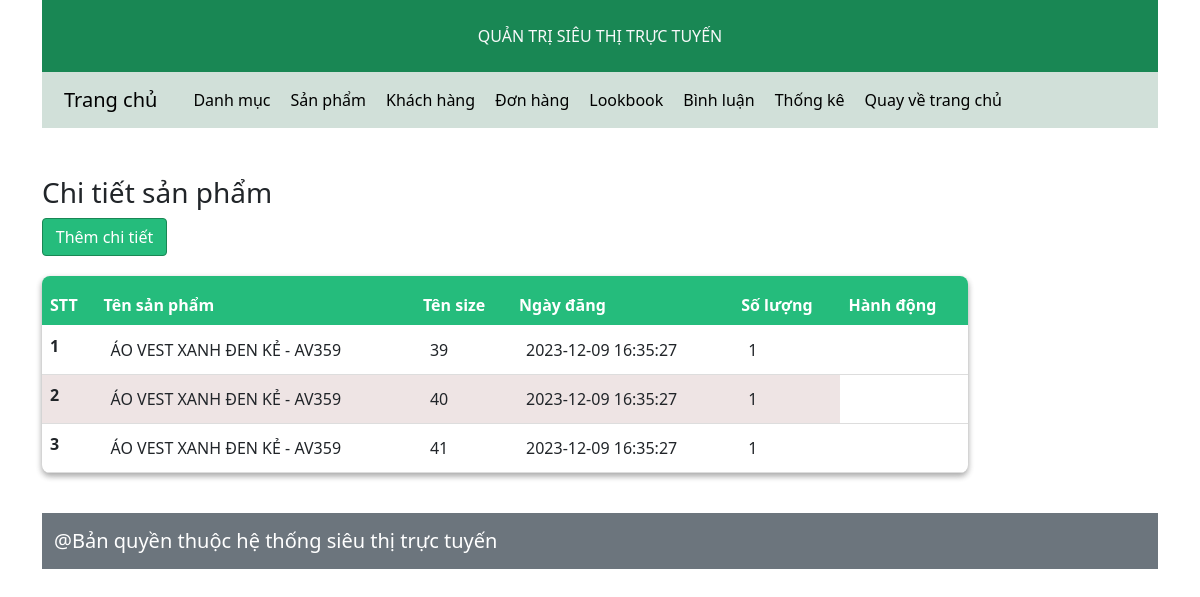
/admin/index.php?act=listattr&id=1, run on the app's committed database.
### tables this page shows
CREATE TABLE `product_attributes` (
  `id` int(11) NOT NULL,
  `id_pro` int(11) DEFAULT NULL,
  `id_size` int(11) NOT NULL DEFAULT 6,
  `added_on` datetime DEFAULT current_timestamp(),
  `quantity` int(11) DEFAULT 1,
  `status` int(11) DEFAULT 0
);

CREATE TABLE `products` (
  `id` int(11) NOT NULL,
  `name` varchar(255) DEFAULT NULL,
  `price` int(15) DEFAULT NULL,
  `image` varchar(255) DEFAULT NULL,
  `view` int(11) NOT NULL DEFAULT 0,
  `description` varchar(255) DEFAULT NULL,
  `id_cat` int(11) DEFAULT NULL
);

CREATE TABLE `sizes` (
  `id` int(11) NOT NULL,
  `name` varchar(255) DEFAULT NULL
);

### model/pdo.php (called while the page is built, shortened)
<?php
function pdo_get_connection()
{
    $servername = "localhost";
    $username = "root";
    $password = "";
    try {
        $conn = new PDO("mysql:host=$servername;dbname=duan1", $username, $password);
        $conn->setAttribute(PDO::ATTR_ERRMODE, PDO::ERRMODE_EXCEPTION);
        return $conn;
    } catch (PDOException $e) {
        echo "Connection failed: " . $e->getMessage();
    }
}
function pdo_query($sql)
{
    $sql_args = array_slice(func_get_args(), 1);
    try {
        $conn = pdo_get_connection();
        $stmt = $conn->prepare($sql);
        $stmt->execute($sql_args);
        $rows = $stmt->fetchAll();
        return $rows;
    } catch (PDOException $e) {
        throw $e;
    } finally {
        unset($conn);
    }
}

### model/products.php (called while the page is built, shortened)
<?php
function list_attribute_pro($idpro)
{
    $sql = "
    SELECT DISTINCT product_attributes.id, products.name as namepro, sizes.name as namesize , product_attributes.added_on, sum(product_attributes.quantity) as quantity, product_attributes.status
    from `product_attributes`
    JOIN  products ON product_attributes.id_pro = products.id
    JOIN sizes on product_attributes.id_size = sizes.id
    where id_pro = $idpro
group by namesize
     ";
    $result = pdo_query($sql);
    return $result;
}

### admin/product_attributes/list-product-attributes.php (the view)
<div class="col-md-10">
    <h3>Chi tiết sản phẩm</h3>
    <a href="?act=addattribute" class="btn btn-success" style="width:125px;background-color:#25bc7c">Thêm chi tiết</a>
    <table class="table" id="table_sta" style="border: 1px black;">
        <thead style="border: 1px;">
            <tr>
                <th scope="col">STT</th>
                <th scope="col">Tên sản phẩm</th>
                <th scope="col">Tên size</th>
                <th scope="col">Ngày đăng</th>
                <th scope="col">Số lượng</th>
                <th scope="col" >Hành động</th>
            </tr>
        </thead>
        <tbody >
            <?php foreach($list_attributes as $key => $value): ?>
            <tr >
                <th  scope="row">
                    <?php echo $key + 1; ?>
                </th>
                <td >
                    <?php echo $value['namepro']; ?>
                </td>
                <td >
                    <?php echo $value['namesize']; ?>
                </td>
                <td >
                    <?php echo $value['added_on']; ?>
                </td>
                <td >
                    <?php echo $value['quantity']; ?>
                </td>
            </tr>
            <?php endforeach; ?>
        </tbody>
    </table>
</div>

### css/admin.css (style rules this page uses)
#table_sta { width: 100%; border-collapse: collapse; margin: 20px 0; box-shadow: rgba(0, 0, 0, 0.16) 0px 3px 6px, rgba(0, 0, 0, 0.23) 0px 3px 6px; border-radius: 8px; overflow: hidden; }
#table_sta thead tr { background-color: #25bc7c; height: 50px; color: #ffffff; }
#table_sta td { padding: 12px 15px; }
#table_sta tr { border-bottom: 1px solid #dddddd; }
#table_sta tr:nth-of-type(even) { background-color: #eee4e4; }

### data on the page
product_attributes: id_pro.name "ÁO VEST XANH ĐEN KẺ - AV359", id_size.name "39", added_on "2023-12-09 16:35:27", quantity "1"
product_attributes: id_pro.name "ÁO VEST XANH ĐEN KẺ - AV359", id_size.name "40", added_on "2023-12-09 16:35:27", quantity "1"
product_attributes: id_pro.name "ÁO VEST XANH ĐEN KẺ - AV359", id_size.name "41", added_on "2023-12-09 16:35:27", quantity "1"
